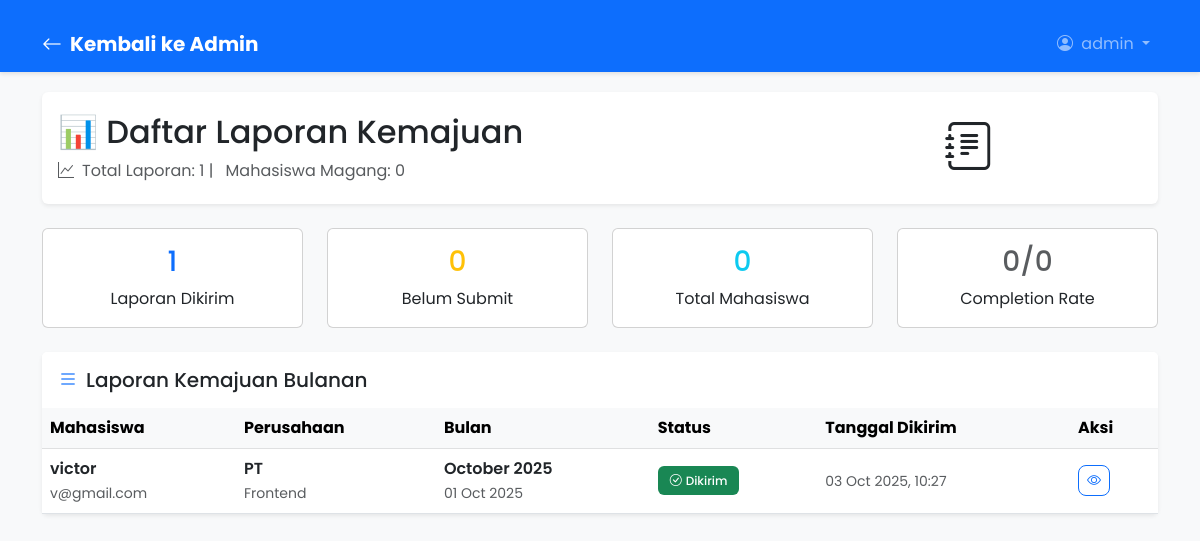
Before: /coops/daftar-laporan-kemajuan/ (signed in) with the older database file.
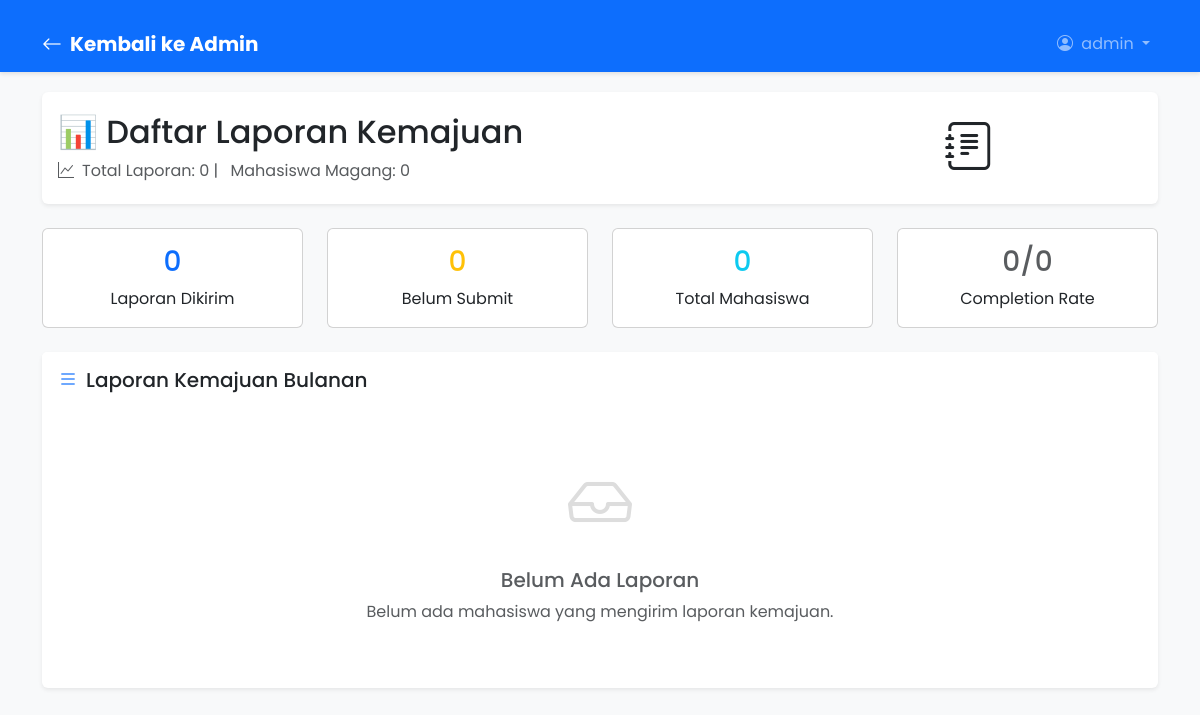
After: the same page with the newer database file.
### coops/models.py (models this page shows, shortened)
class LaporanKemajuan(models.Model):
    konfirmasi = models.ForeignKey(KonfirmasiMagang, on_delete=models.CASCADE, related_name='laporan_kemajuan')
    bulan = models.DateField()
    profil_perusahaan = models.TextField(help_text="Profil perusahaan")
    jobdesk = models.TextField(help_text="Jobdesk yang dikerjakan")
    suasana_lingkungan = models.TextField(help_text="Suasana lingkungan pekerjaan")
    manfaat_perkuliahan = models.TextField(help_text="Apa yang didapatkan dari perkuliahan yang berguna untuk pekerjaan")
    kebutuhan_pembelajaran = models.TextField(help_text="Apa yang berguna pada perusahaan tapi belum didapatkan dalam pembelajaran")
    status = models.CharField(max_length=20, choices=[
        ('draft', 'Draft'),
        ('submitted', 'Submitted'),
        ('reviewed', 'Reviewed'),
    ], default='draft')
    submitted_at = models.DateTimeField(null=True, blank=True)
    created_at = models.DateTimeField(auto_now_add=True)
    updated_at = models.DateTimeField(auto_now=True)
    class Meta:
        unique_together = ['konfirmasi', 'bulan']

class KonfirmasiMagang(models.Model):
    mahasiswa = models.OneToOneField(User, on_delete=models.CASCADE, limit_choices_to={'role': 'mahasiswa'})
    periode_awal = models.DateField(default=None, null=True, blank=True)
    periode_akhir = models.DateField(default=None, null=True, blank=True)
    posisi = models.CharField(max_length=200)
    nama_perusahaan = models.CharField(max_length=200)
    alamat_perusahaan = models.TextField()
    bidang_usaha = models.CharField(max_length=200)
    nama_supervisor = models.CharField(max_length=200)
    email_supervisor = models.EmailField()
    wa_supervisor = models.CharField(max_length=20, blank=True, null=True)
    surat_penerimaan = models.FileField(upload_to='surat_magang/')
    status = models.CharField(max_length=20, choices=[
        ('pending', 'Pending'),
        ('accepted', 'Accepted'),
        ('rejected', 'Rejected'),
        ('completed', 'Completed'),
    ], default='pending')
    deadline = models.DateField(null=True, blank=True)
    requires_weekly_report = models.BooleanField(default=False)
    last_reminder_sent = models.DateTimeField(null=True, blank=True)

### accounts/models.py (models this page shows)
class User(AbstractUser):
    ROLE_CHOICES = (
        ('mahasiswa', 'Mahasiswa'),
        ('supervisor', 'Supervisor'),
        ('admin', 'Admin'),
    )
    role = models.CharField(max_length=20, choices=ROLE_CHOICES)
    @property
    def supervisor(self):
        """Get supervisor profile if user is a supervisor"""
        if self.role == 'supervisor':
            from jobs.models import Supervisor
            try:
                return self.supervisor_profile
            except:
                supervisor = Supervisor.objects.create(
                    user=self,
                    nama=self.get_full_name() or self.username,
                    email=self.email
                )
                return supervisor
        return None

### coops/views.py (the view)
# urls.py: path("daftar-laporan-kemajuan/", views.daftar_laporan_kemajuan, name="daftar_laporan_kemajuan"),
@login_required
def daftar_laporan_kemajuan(request):
    if request.user.role != "admin":
        messages.error(request, "Akses ditolak. Anda bukan admin.")
        return redirect("/")
    from .models import LaporanKemajuan
    from accounts.models import Mahasiswa
    laporan_list = LaporanKemajuan.objects.select_related('konfirmasi__mahasiswa').order_by('-created_at')
    submitted_konfirmasi_ids = laporan_list.values_list('konfirmasi_id', flat=True)
    konfirmasi_belum_submit = KonfirmasiMagang.objects.filter(
        status='accepted'
    ).exclude(id__in=submitted_konfirmasi_ids).select_related('mahasiswa')
    context = {
        'laporan_list': laporan_list,
        'konfirmasi_belum_submit': konfirmasi_belum_submit,
        'total_mahasiswa_magang': KonfirmasiMagang.objects.filter(status='accepted').count(),
        'total_submitted': laporan_list.count(),
    }
    return render(request, 'coops/daftar_laporan_kemajuan.html', context)

### coops/templates/coops/daftar_laporan_kemajuan.html (shortened to what the changed rows need)
{% load static %}
<!DOCTYPE html>
<html lang="en">
  <head>
    <link
      href="https://cdn.jsdelivr.net/npm/bootstrap@5.3.0/dist/css/bootstrap.min.css"
      rel="stylesheet"
    />
    <link rel="stylesheet" href="https://cdn.jsdelivr.net/npm/bootstrap-icons@1.10.0/font/bootstrap-icons.css">
    <link rel="stylesheet" href="{% static 'mahasiswa.css' %}" />
      <link rel="stylesheet" href="{% static 'navbar-sticky.css' %}" />
  </head>
  <body class="bg-light">
    <div class="container mt-4">
        <div class="row mb-4">
            <div class="col-12">
                <div class="card shadow-sm border-0 bg-gradient">
                    <div class="card-body">
                        <div class="row align-items-center">
                            <div class="col-md-8">
                                <h2 class="mb-2">📊 Daftar Laporan Kemajuan</h2>
                                <p class="mb-0 opacity-75">
                                    <i class="bi bi-graph-up me-2"></i>Total Laporan: {{ total_submitted }} |
                                    Mahasiswa Magang: {{ total_mahasiswa_magang }}
                                </p>
                            </div>
                        </div>
                    </div>
                </div>
            </div>
        </div>
        <div class="row mb-4">
            <div class="col-md-3">
                <div class="card text-center">
                    <div class="card-body">
                        <h3 class="text-primary">{{ total_submitted }}</h3>
                        <p class="mb-0">Laporan Dikirim</p>
                    </div>
                </div>
            </div>
        </div>
        <div class="row">
            <div class="col-12">
                <div class="card shadow-sm border-0">
                    <div class="card-body p-0">
                        {% if laporan_list %}
                            <div class="table-responsive">
                                <table class="table table-hover align-middle mb-0">
                                    <thead class="table-light">
                                        <tr>
                                            <th>Mahasiswa</th>
                                            <th>Perusahaan</th>
                                            <th>Bulan</th>
                                            <th>Status</th>
                                            <th>Tanggal Dikirim</th>
                                            <th>Aksi</th>
                                        </tr>
                                    </thead>
                                    <tbody>
                                        {% for laporan in laporan_list %}
                                            <tr>
                                                <td>
                                                    <div class="fw-semibold">{{ laporan.konfirmasi.mahasiswa.get_full_name }}</div>
                                                    <small class="text-muted">{{ laporan.konfirmasi.mahasiswa.username }}</small>
                                                </td>
                                                <td>
                                                    <div class="fw-semibold">{{ laporan.konfirmasi.nama_perusahaan }}</div>
                                                    <small class="text-muted">{{ laporan.konfirmasi.posisi }}</small>
                                                </td>
                                                <td>
                                                    <div class="fw-semibold">{{ laporan.bulan|date:"F Y" }}</div>
                                                    <small class="text-muted">{{ laporan.bulan|date:"d M Y" }}</small>
                                                </td>
                                                <td>
                                                    {% if laporan.status == 'submitted' %}
                                                        <span class="badge bg-success">
                                                            <i class="bi bi-check-circle me-1"></i>Dikirim
                                                        </span>
                                                    {% elif laporan.status == 'reviewed' %}
                                                        <span class="badge bg-info">
                                                            <i class="bi bi-eye me-1"></i>Direview
                                                        </span>
                                                    {% else %}
                                                        <span class="badge bg-warning text-dark">
                                                            <i class="bi bi-clock me-1"></i>Draft
                                                        </span>
                                                    {% endif %}
                                                </td>
                                                <td>
                                                    {% if laporan.submitted_at %}
                                                        <small class="text-muted">{{ laporan.submitted_at|date:"d M Y, H:i" }}</small>
                                                    {% else %}
                                                        <small class="text-muted">-</small>
                                                    {% endif %}
                                                </td>
                                                <td>
                                                    <div class="btn-group btn-group-sm" role="group">
                                                        <button class="btn btn-outline-primary" title="Lihat Detail">
                                                            <i class="bi bi-eye"></i>
                                                        </button>
                                                    </div>
                                                </td>
                                            </tr>
                                        {% endfor %}
                                    </tbody>
                                </table>
                            </div>
                        {% else %}
                            <div class="text-center py-5">
                                <i class="bi bi-inbox" style="font-size: 4rem; color: #ddd;"></i>
                                <h5 class="mt-3 text-muted">Belum Ada Laporan</h5>
                                <p class="text-muted">Belum ada mahasiswa yang mengirim laporan kemajuan.</p>
                            </div>
                        {% endif %}
                    </div>
                </div>
            </div>
        </div>
    </div>
  </body>
</html>

Changed rows visible on the page:
removed LaporanKemajuan: konfirmasi.mahasiswa.get_full_name "victor", konfirmasi.mahasiswa.username "v@gmail.com", konfirmasi.nama_perusahaan "PT", konfirmasi.posisi "Frontend", bulan "October 2025", bulan "01 Oct 2025", status "submitted" (drawn), submitted_at "03 Oct 2025, 10:27"
Other visible differences:
{{ total_submitted }}: "1" → "0"
text no longer shown: "Mahasiswa Perusahaan Bulan Status Tanggal Dikirim Aksi"
text now shown: "Belum Ada Laporan Belum ada mahasiswa yang mengirim laporan kemajuan."
